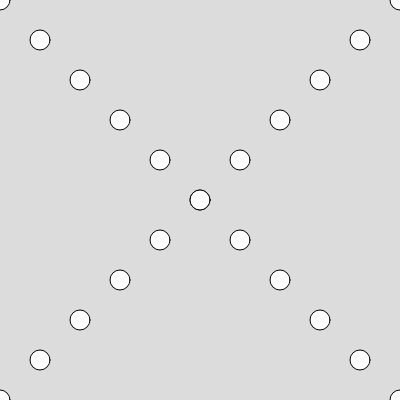
Frame 1 (no input)
Frame 60 (no input): identical to frame 1, image omitted
Frame 120 (the mouse pressed at the canvas centre since frame 60): identical to frame 1, image omitted

The p5.js sketch that drew this single still picture (run headless with seeded random() and noise() and a simulated clock; from frame 60 on, the mouse is pressed at the canvas centre):

// p5.js sketch
// ── sketch.js
// Project Title
// Your Name
// Date
//
// Extra for Experts:
// - describe what you did to take this project "above and beyond"


function setup() {
  createCanvas(400, 400); //
}

function draw() {
  background(220); //

  // The for loop syntax is corrected to use semicolons
  for (let i = 0; i <= 400; i += 40) {
    // Draws circles diagonally from top-left
    circle(i, i, 20); //

    // Corrected second circle function: using 'i' for the x-coordinate,
    // a fixed y-coordinate of 400 (bottom edge), and a fixed diameter
    circle(i, 400-i, 20);
  }
}
